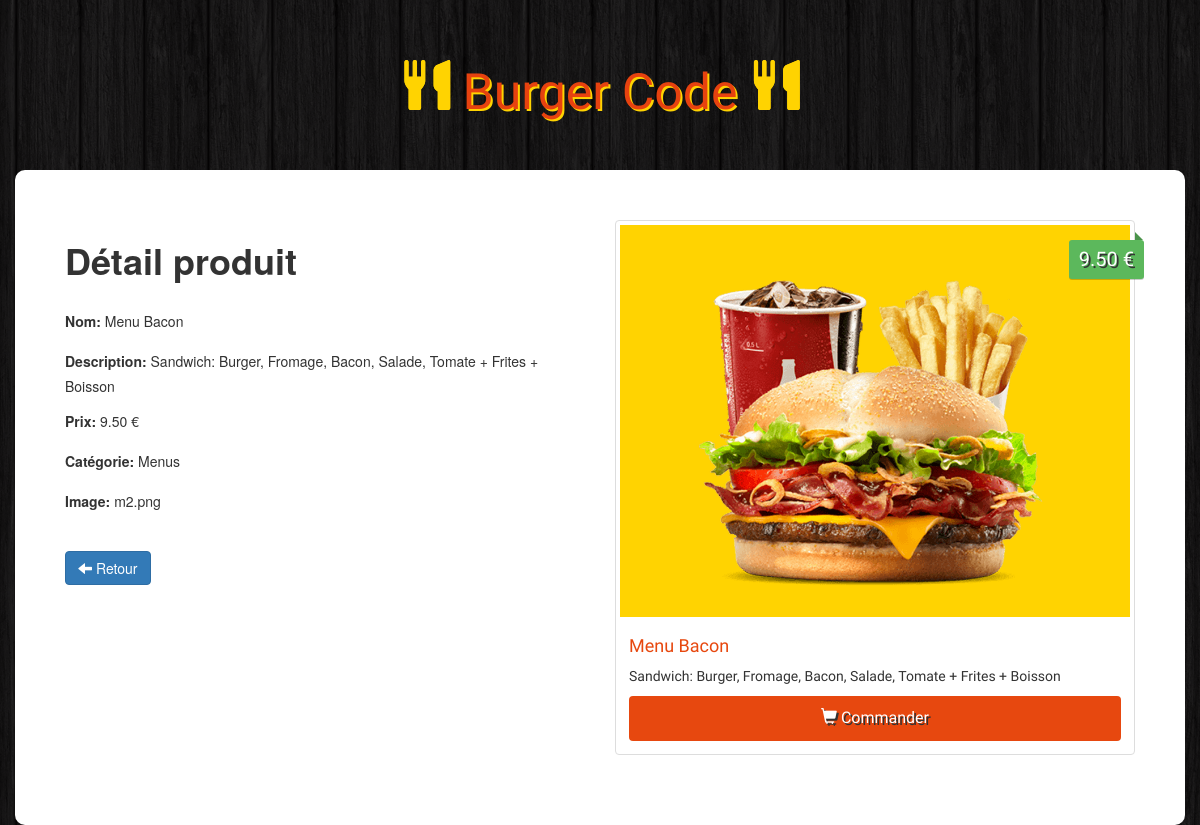
Screenshot of /admin/view.php?id=2 with the database file from the repository.
### tables this page shows
CREATE TABLE IF NOT EXISTS `items` (
  `items_id` int NOT NULL AUTO_INCREMENT,
  `items_name` varchar(100) NOT NULL,
  `items_description` varchar(250) NOT NULL,
  `items_price` float NOT NULL,
  `items_image` varchar(250) NOT NULL,
  `categories_id_fk` int NOT NULL,
  PRIMARY KEY (`items_id`),
  KEY `categories_id_fk` (`categories_id_fk`)
);

CREATE TABLE IF NOT EXISTS `categories` (
  `categories_id` int NOT NULL AUTO_INCREMENT,
  `categories_name` varchar(100) NOT NULL,
  PRIMARY KEY (`categories_id`)
);

### admin/view.php (the view, shortened to what this page needs)
<?php
  if(!empty($_GET['id']))
  {
    $id = checkInput($_GET['id']);
  }
  $db = Database::connect();
  $statement = $db->prepare(
    "SELECT items.items_id, items.items_name, items.items_description, items.items_price, items.items_image, categories.categories_name AS category
    FROM items
    LEFT JOIN categories
    ON items.categories_id_fk = categories.categories_id
    WHERE items.items_id = ?");
  $statement->execute(array($id));
  $item = $statement->fetch();
  function checkInput($data)
  {
      $data = trim($data);
      $data = stripslashes($data);
      $data = htmlspecialchars($data);
      return $data;
  }
?>
<!DOCTYPE html>
<html>
  <head>
    <link rel="stylesheet" href="https://maxcdn.bootstrapcdn.com/bootstrap/3.3.6/css/bootstrap.min.css">
    <link rel="stylesheet" href="../css/styles.css">
  </head>
  <body>
    <h1 class="text-logo"><span class="glyphicon glyphicon-cutlery"></span> Burger Code <span class="glyphicon glyphicon-cutlery"></span></h1>
    <div class="container admin">
      <div class="row">
        <div class="col-sm-6">
          <h1><strong>Détail produit</strong></h1><br>
          <form>
            <div class="form-group">
              <label>Nom:</label><?php echo '  '.$item['items_name'];?>
            </div>
            <div class="form-group">
              <label>Description:</label><?php echo '  '.$item['items_description'];?>
            </div>
            <div class="form-group">
              <label>Prix:</label><?php echo '  '.number_format((float)$item['items_price'], 2, '.', ''). ' €';?>
            </div>
            <div class="form-group">
              <label>Catégorie:</label><?php echo '  '.$item['category'];?>
            </div>
            <div class="form-group">
              <label>Image:</label><?php echo '  '.$item['items_image'];?>
            </div>
          </form>
          <br>
          <div class="form-actions">
          <a class="btn btn-primary" href="index.php"><span class="glyphicon glyphicon-arrow-left"></span> Retour</a>
          </div>
        </div>
        <div class="col-sm-6 site">
          <div class="thumbnail">
            <img src="<?php echo '../images/'.$item['items_image'];?>" alt="...">
            <div class="price"><?php echo number_format((float)$item['items_price'], 2, '.', ''). ' €';?></div>
            <div class="caption">
              <h4><?php echo $item['items_name'];?></h4>
              <p><?php echo $item['items_description'];?></p>
              <a href="#" class="btn btn-order" role="button"><span class="glyphicon glyphicon-shopping-cart"></span> Commander</a>
            </div>
          </div>
        </div>
      </div>
    </div>
  </body>
</html>

### css/styles.css (style rules this page uses)
body { background: url(../images/bg.png); }
.site { font-family: 'Holtwood One SC', sans-serif; }
.text-logo { font-family: 'Holtwood One SC', sans-serif; color: #e7420f; text-shadow: 2px 2px #ffd301; font-size: 50px; padding: 40px 0px; text-align: center; }
.text-logo .glyphicon { color: #ffd301; text-shadow: 0px 0px #ffd301; }
.thumbnail img { background: #ffd301; }
.price { background: #5cb85c; box-shadow: 0 1px rgba(0,0,0,0.2); -moz-box-shadow: 0 1px rgba(0,0,0,0.2); -webkit-box-shadow: 0 1px rgba(0,0,0,0.2); color: #fff; text-shadow: 2px 2px #333; position: absolute; right: 6px; top: 20px; padding: 5px 10px; font-size: 20px; border-radius: 3px; }
.price::before { border: 4px solid transparent; border-bottom: 4px solid #4a934a; border-left: 4px solid #4a934a; content: ""; position: absolute; right: 1px; top: -8px; }
.caption > h4 { color: #e7480f; font-size: 18px; }
.btn-order { width: 100%; padding: 10px; font-size: 16px; color: #fff; background-color: #e7480f; text-decoration: none; text-shadow: 2px 2px #333; }
.admin { background: #fff; padding: 50px; border-radius: 10px; }

### rows the page displays
items: items_name "Menu Bacon", items_description "Sandwich: Burger, Fromage, Bacon, Salade, Tomate + Frites + Boisson", items_price "9.50", categories_id_fk.categories_name "Menus", items_image "m2.png", items_image (picture)
